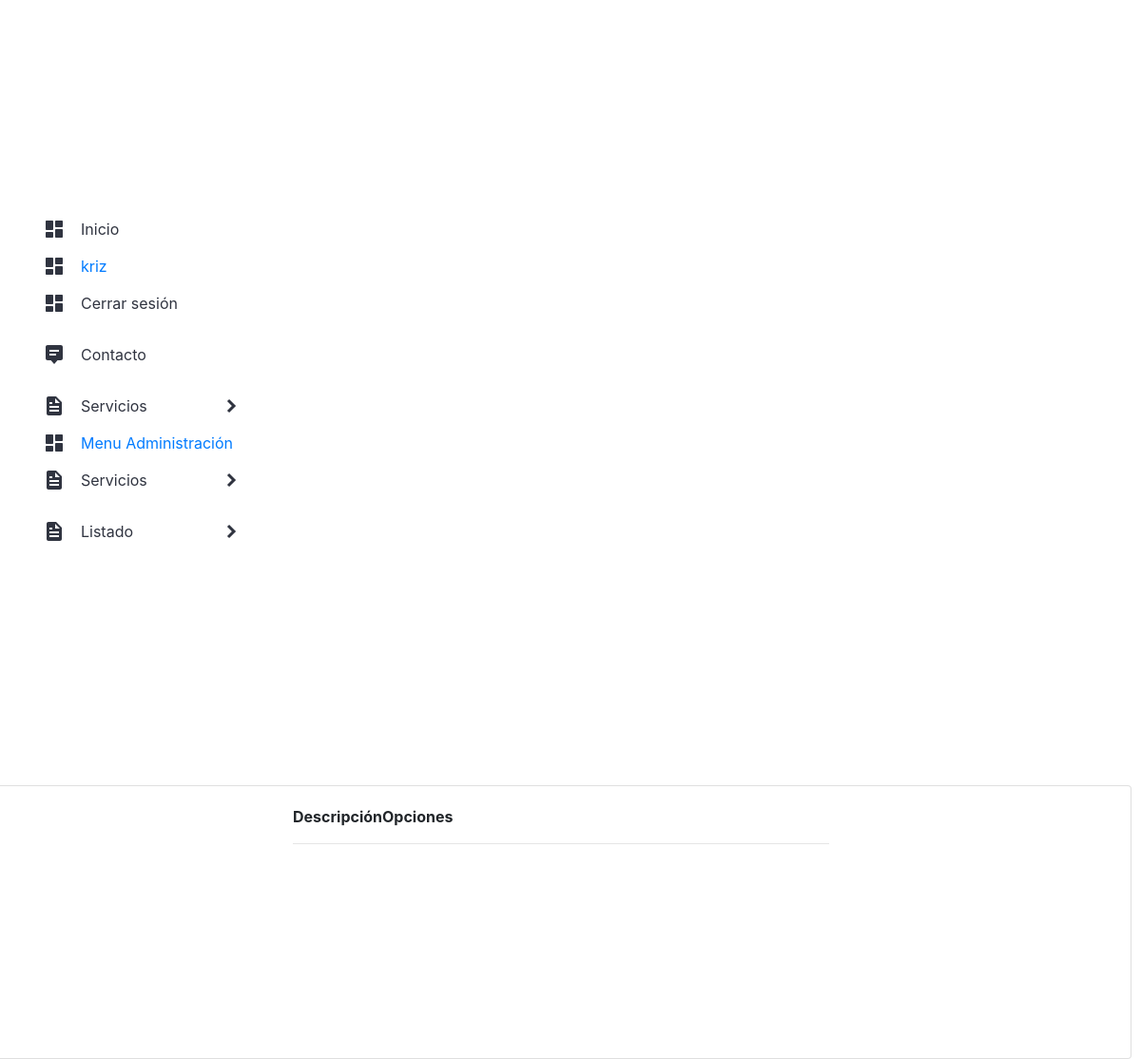
/listar_mallas/ (signed in), run on an earlier commit of the app's database.
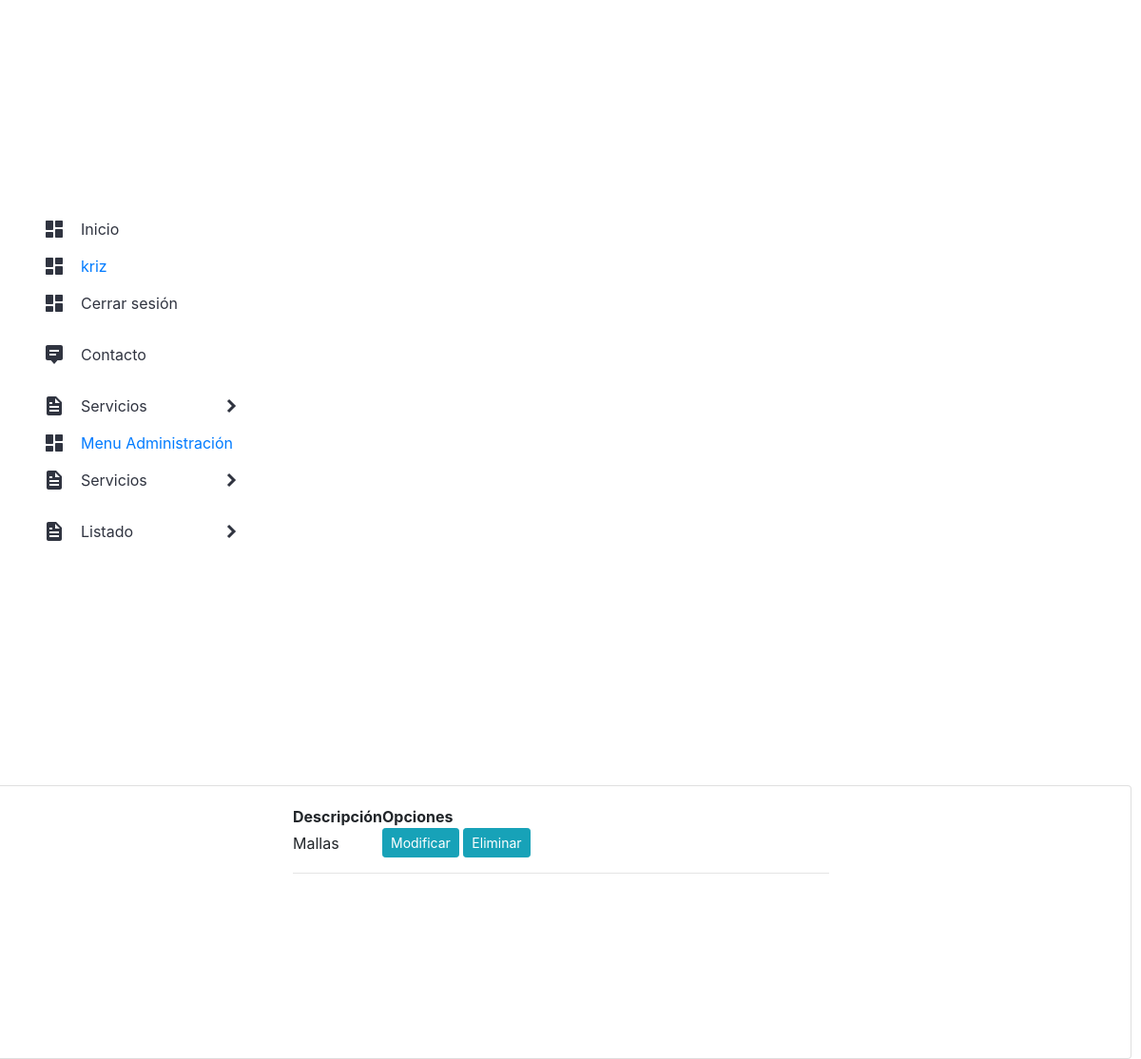
And on a later commit of the database.
### app/models.py (models this page shows, shortened)
class Malla_curricular (models.Model):
    descripcion_malla = models.CharField(max_length=50)

### app/views.py (the view)
# urls.py: path('listar_mallas/', listar_mallas, name="listar_mallas"),
@login_required
def listar_mallas(request):
    Mallas = Malla_curricular.objects.all()
    data = {
        'mallas': Mallas
    }
    return render(request, 'app/productos/listar_mallas.html', data)

### app/templates/app/productos/listar_mallas.html (shortened to what this page needs)
{% extends 'app/base.html' %}
{% block contenido %}
{% load humanize %}
<div class="card">
    <div class="card-body">
        <div class="row">
            <div class="col-12 col-md-6 offset-md-3">
                <table>
                    <tr>
                        <th>Descripción</th>
                        <th>Opciones</th>
                    </tr>
                    {% for m in mallas %}
                    <tr>
                        <td>{{ m.descripcion_malla | title }}</td>
                        <td>
                            <a href="{% url 'modificar_mallas' m.id %}" class="btn btn-info btn-sm">Modificar</a>
                            <a href="#" onclick="eliminarMallas({{ m.id }})" class="btn btn-info btn-sm">Eliminar</a>
                        </td>
                    </tr>
                    {%endfor%}
                </table>
                <hr>
            </div>
        </div>
    </div>
</div>
{% endblock %}

What changed in the data, as far as the page shows it:
added Malla_curricular: descripcion_malla "Mallas"
